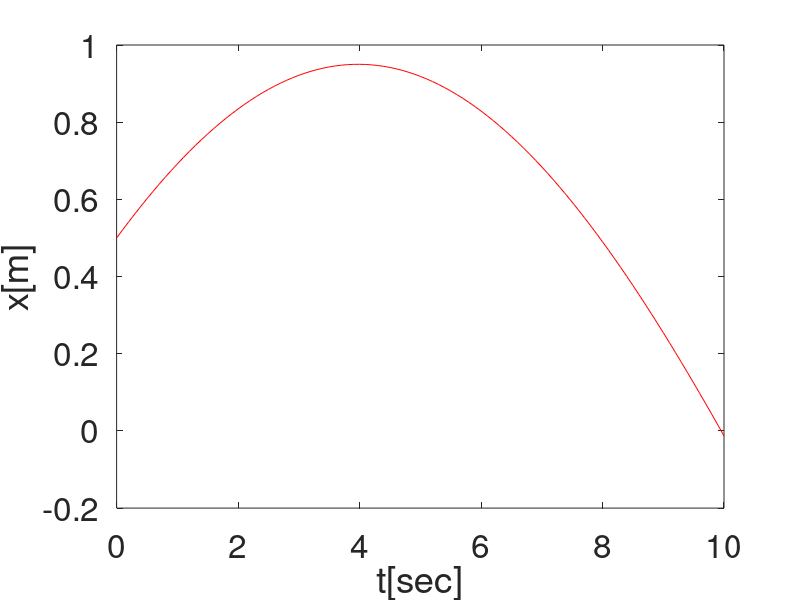
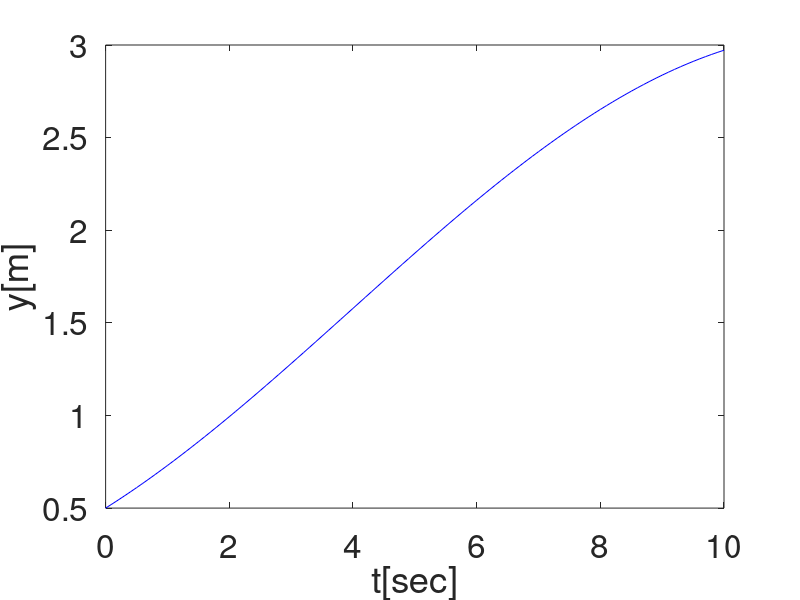
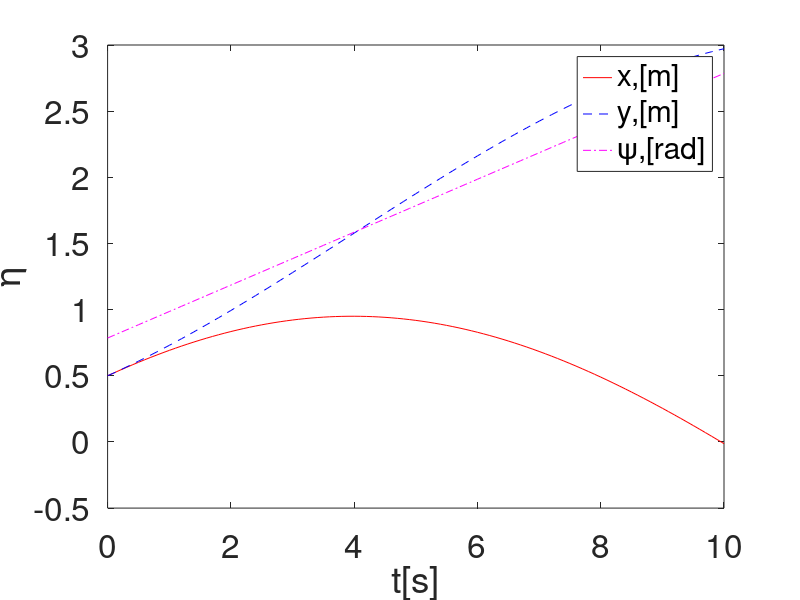
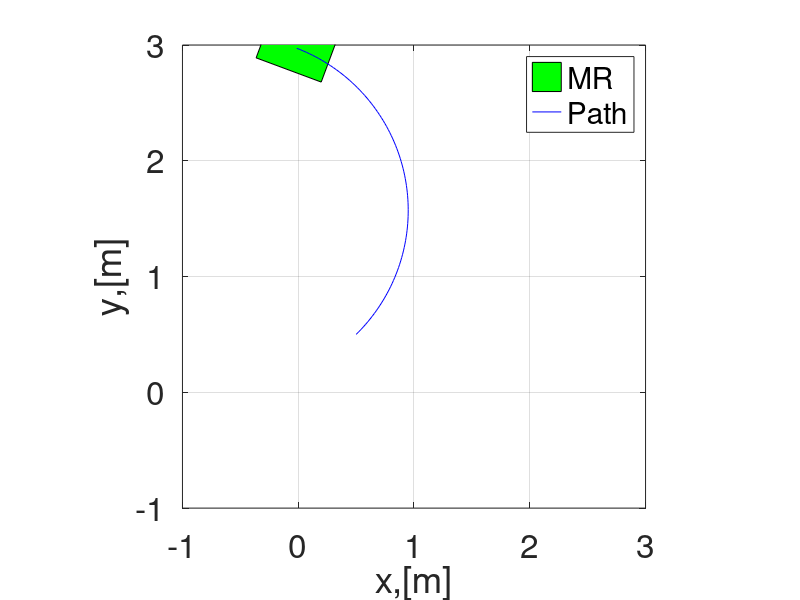

These charts were generated, in order, by the following MATLAB code:
clear all;
clc;
close all;
dt=0.1;
ts=10;
t=0:dt:ts;
x0=0.5;
y0=0.5;
psi0=pi/4;
eta0=[x0;y0;psi0];
eta(:,1)=eta0;


%%Loop starts here
for i=1:length(t)
    psi=eta(3,i);
    J_psi=[cos(psi) -sin(psi) 0;
           sin(psi) cos(psi)  0;
            0         0       1];
    %inputs
    u=0.3;
    v=0;
    r=0.2;
    %velocity input commands
    zeta(:,i)=[u;v;r];
     %time derivative of generailsed coordinates
    eta_dot(:,i)=J_psi*zeta(:,i);

    %%Position propogation using Euler Method
    eta(:,i+1)=eta(:,i)+dt*eta_dot(:,i); %Status update
end
figure
plot(t,eta(1,1:i),'r-');
set(gca,'fontsize',24)
xlabel('t[sec]');
ylabel('x[m]');

figure
plot(t,eta(2,1:i),'b-');
set(gca,'fontsize',24)
xlabel('t[sec]');
ylabel('y[m]');

figure
plot(t,eta(3,1:i),'g-');
set(gca,'fontsize',24)
xlabel('t[sec]');
ylabel('\psi[rad]');
plot(t,eta(1,1:i),'r-');
hold on;
plot(t,eta(2,1:i),'b--');
hold on;
plot(t,eta(3,1:i),'m-.');
legend('x,[m]','y,[m]','\psi,[rad]');
set(gca,'fontsize',24)
ylabel('\eta');
xlabel('t[s]');

%Animaton(mobile robot motion animation)
l=0.6;
w=0.4;
%%mobile robot coordinates
mr_co=[-l/2,l/2,l/2,-l/2,-l/2;
       -w/2,-w/2,w/2,w/2,-w/2;];
figure
for i=1:length(t) %animation starts here
    psi=eta(3,i)
    R_psi=[cos(psi) -sin(psi);
           sin(psi)   cos(psi);];
    v_pos=R_psi*mr_co;
    fill(v_pos(1,:)+eta(1,i),v_pos(2,:)+eta(2,i),'g');
    hold on;
    grid on;
    axis([-1 3 -1 3]);
    axis square;
    plot(eta(1,1:i),eta(2,1:i),'b')
    legend('MR','Path')
    set(gca,'fontsize',24)
    xlabel('x,[m]');
    ylabel('y,[m]');
    pause(0.1);
    hold off
end

